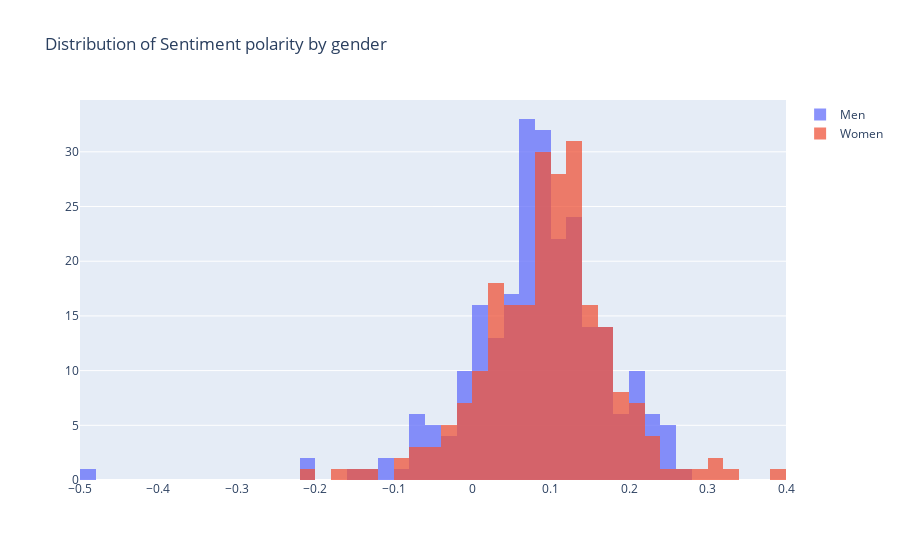

Notebook code for this chart:
### Code cell
import plotly.graph_objs as go

x1 = df.loc[df.Sex==1, 'polarity']
x0 = df.loc[df.Sex == 2, 'polarity']

trace1 = go.Histogram(
    x=x0, name='Men', 
    opacity=0.75
)
trace2 = go.Histogram(
    x=x1, name = 'Women',
    opacity=0.75
)

data = [trace1, trace2]
layout = go.Layout(barmode='overlay', title='Distribution of Sentiment polarity by gender')
fig = go.Figure(data=data, layout=layout)

iplot(fig, filename='overlaid histogram')

### Figure 1 — Plotly figure (JSON) as saved in the notebook; plotly's stock layout.template omitted (floating-point values rounded to 4 significant figures; data arrays with more than 128 entries replaced by an {"elided": "..."} marker saying what was removed)
{"data": [{"name": "Men", "opacity": 0.75, "type": "histogram", "x": {"elided": "246 float values"}}, {"name": "Women", "opacity": 0.75, "type": "histogram", "x": {"elided": "229 float values"}}], "layout": {"barmode": "overlay", "title": {"text": "Distribution of Sentiment polarity by gender"}}}
